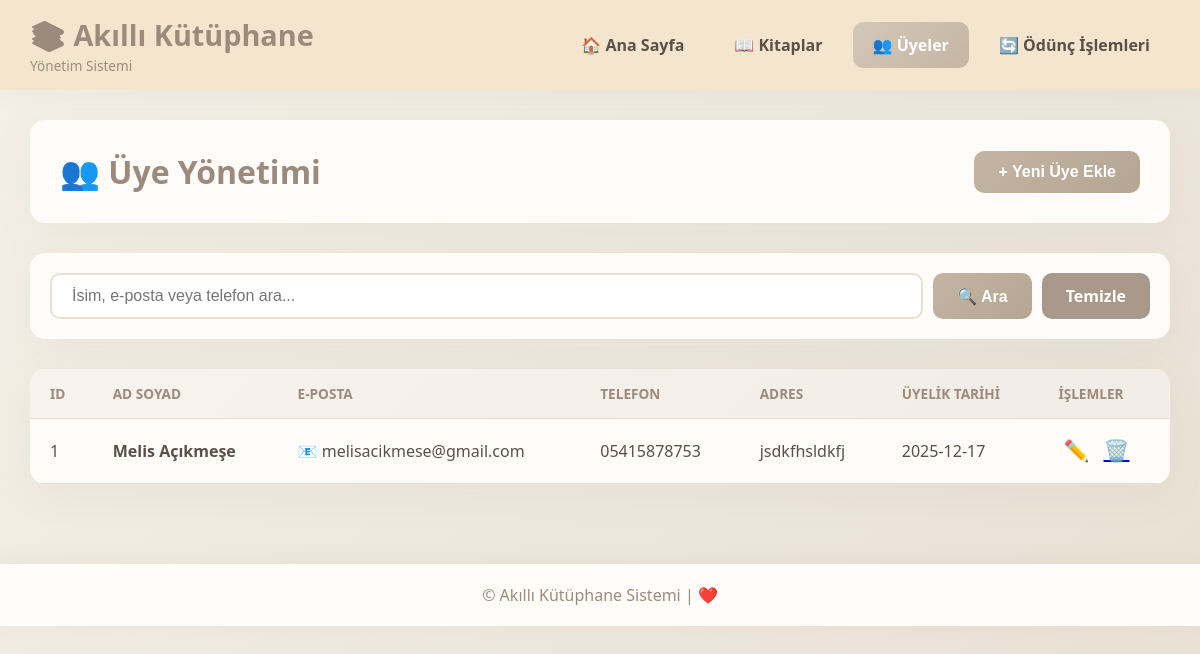
/members, run on the app's committed database.
### tables this page shows
CREATE TABLE members (
            id INTEGER PRIMARY KEY AUTOINCREMENT,
            name TEXT NOT NULL,
            email TEXT UNIQUE NOT NULL,
            phone TEXT,
            address TEXT,
            membership_date DATE DEFAULT CURRENT_DATE,
            created_at TIMESTAMP DEFAULT CURRENT_TIMESTAMP
        );

### app.py (the view)
@app.route('/members')
def members():
    conn = get_db()
    search = request.args.get('search', '')
    query = 'SELECT * FROM members WHERE 1=1'
    params = []
    if search:
        query += ' AND (name LIKE ? OR email LIKE ? OR phone LIKE ?)'
        search_term = f'%{search}%'
        params.extend([search_term, search_term, search_term])
    query += ' ORDER BY name ASC'
    members = conn.execute(query, params).fetchall()
    conn.close()
    return render_template('members.html', members=members, search=search)

### app.py (called while the page is built)
def get_db():
    conn = sqlite3.connect('library.db')
    conn.row_factory = sqlite3.Row
    return conn

### templates/members.html (shortened to what this page needs)
{% extends "base.html" %}
{% block content %}
<div class="page-header">
    <h1>👥 Üye Yönetimi</h1>
    <button class="btn btn-primary" onclick="openModal('addMemberModal')">+ Yeni Üye Ekle</button>
</div>
<div class="search-bar">
    <form method="GET" action="{{ url_for('members') }}" class="search-form">
        <input type="text" name="search" placeholder="İsim, e-posta veya telefon ara..." value="{{ search }}" class="search-input">
        <button type="submit" class="btn btn-primary">🔍 Ara</button>
        <a href="{{ url_for('members') }}" class="btn btn-secondary">Temizle</a>
    </form>
</div>
<div class="table-container">
    {% if members %}
    <table class="data-table">
        <thead>
            <tr>
                <th>ID</th>
                <th>Ad Soyad</th>
                <th>E-posta</th>
                <th>Telefon</th>
                <th>Adres</th>
                <th>Üyelik Tarihi</th>
                <th>İşlemler</th>
            </tr>
        </thead>
        <tbody>
            {% for member in members %}
            <tr>
                <td>{{ member.id }}</td>
                <td><strong>{{ member.name }}</strong></td>
                <td>📧 {{ member.email }}</td>
                <td>{{ member.phone or '-' }}</td>
                <td>{{ member.address or '-' }}</td>
                <td>{{ member.membership_date }}</td>
                <td>
                    <button class="btn-icon" title="Düzenle">✏️</button>
                    <a href="{{ url_for('delete_member', member_id=member.id) }}"
                       class="btn-icon"
                       onclick="return confirm('Bu üyeyi silmek istediğinizden emin misiniz?')"
                       title="Sil">🗑️</a>
                </td>
            </tr>
            {% endfor %}
        </tbody>
    </table>
    {% else %}
    <div class="empty-state">
        <div class="empty-icon">👥</div>
        <h3>Üye bulunamadı</h3>
        <p>Yeni üye eklemek için yukarıdaki butona tıklayın</p>
    </div>
    {% endif %}
</div>
{% endblock %}

### static/css/style.css (style rules this page uses)
* { margin: 0; padding: 0; box-sizing: border-box; }
:root { --primary: #9c8b7c; --secondary: #a8998a; --success: #8ba888; --danger: #c49a94; --warning: #d4b896; --info: #8fa5af; --light: #f8f6f3; --dark: #5a5047; --gradient: linear-gradient(135deg, #e8dfd2 0%, #d4c8b8 100%); }
body { font-family: 'Segoe UI', Tahoma, Geneva, Verdana, sans-serif; background: linear-gradient(135deg, #f5f0e8 0%, #e8dfd2 100%); min-height: 100vh; color: var(--dark); }
.page-header { background: rgba(255, 253, 250, 0.95); padding: 30px; border-radius: 15px; box-shadow: 0 10px 40px rgba(157, 139, 124, 0.08); margin-bottom: 30px; display: flex; justify-content: space-between; align-items: center; }
.page-header h1 { font-size: 2em; color: var(--primary); }
.btn { padding: 12px 24px; border: none; border-radius: 10px; font-size: 1em; font-weight: 600; cursor: pointer; transition: all 0.3s; text-decoration: none; display: inline-block; text-align: center; }
.btn-primary { background: linear-gradient(135deg, #c4b5a3 0%, #b5a693 100%); color: white; }
.btn-secondary { background: #a8998a; color: white; }
.btn-icon { background: none; border: none; font-size: 1.3em; cursor: pointer; padding: 5px; transition: transform 0.2s; }
.search-bar { background: rgba(255, 253, 250, 0.95); padding: 20px; border-radius: 15px; box-shadow: 0 10px 40px rgba(157, 139, 124, 0.08); margin-bottom: 30px; }
.search-form { display: flex; gap: 10px; flex-wrap: wrap; }
.search-input { flex: 1; min-width: 300px; padding: 12px 20px; border: 2px solid #e8dfd2; border-radius: 10px; font-size: 1em; transition: all 0.3s; background: white; }
.table-container { background: rgba(255, 253, 250, 0.95); border-radius: 15px; box-shadow: 0 10px 40px rgba(157, 139, 124, 0.08); overflow: hidden; }
.data-table { width: 100%; border-collapse: collapse; }
.data-table thead { background: linear-gradient(135deg, rgba(232, 223, 210, 0.3) 0%, rgba(212, 200, 184, 0.3) 100%); }
.data-table th, .data-table td { padding: 15px 20px; text-align: left; border-bottom: 1px solid #e8dfd2; }
.data-table th { font-weight: 700; color: var(--primary); text-transform: uppercase; font-size: 0.85em; }
.data-table tbody tr { transition: all 0.3s; }

### data on the page
members: id "1", name "Melis Açıkmeşe", email "melisacikmese@gmail.com", phone "05415878753", address "jsdkfhsldkfj", membership_date "2025-12-17"
